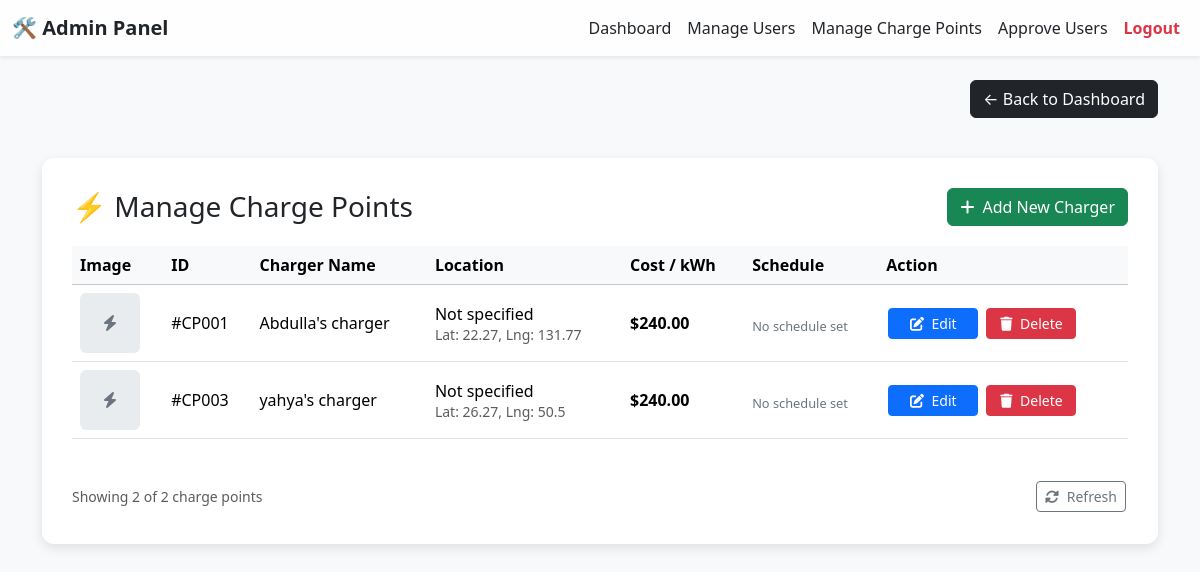
/admin_manage_chargers_controller.php, run on the app's committed database.
### tables this page shows
CREATE TABLE `charge_point` (
  `charger_id` INT(11) NOT NULL AUTO_INCREMENT,
  `charge_name` VARCHAR(50) NOT NULL,
  `cost` DECIMAL(8,2) NOT NULL,
  `availability` VARCHAR(50) NOT NULL,
  `latitude` VARCHAR(50) NOT NULL,
  `longitude` VARCHAR(50) NOT NULL,
  `user_id` INT(11) NOT NULL,
  `picture` VARCHAR(255) NOT NULL,
  `location` VARCHAR(255) DEFAULT NULL,
  `available_from` TIME DEFAULT NULL,
  `available_to` TIME DEFAULT NULL,
  PRIMARY KEY (`charger_id`),
  KEY `user_id` (`user_id`)
);

### admin_manage_chargers_controller.php (called while the page is built)
<?php
require_once 'Models/Charger.php';
$std = new stdClass();
$charger = new Charger();
$page = isset($_GET['page']) ? (int)$_GET['page'] : 1;
$itemsPerPage = 6;
    $allChargers = $charger->getAllChargers();
    $totalItems = count($allChargers);
    $totalPages = ceil($totalItems / $itemsPerPage);
    $page = max(1, min($page, $totalPages > 0 ? $totalPages : 1));
    $offset = ($page - 1) * $itemsPerPage;
    $std->Chargers = array_slice($allChargers, $offset, $itemsPerPage);
    $std->paginationData = [
        'chargers' => $std->Chargers,
        'pagination' => [
            'currentPage' => $page,
            'totalPages' => $totalPages,
            'totalItems' => $totalItems,
            'itemsPerPage' => $itemsPerPage
        ]
    ];
require './Views/headers/admin_header.phtml';
require 'Views/admin_manage_chargepoints.phtml';
?>

### Models/connectionDB.php (called while the page is built)
<?php
class connectionDB {
    private $host = 'localhost';
    private $dbname = 'charger_db';
    private $user = 'root';
    private $pass = '';
    public function connect() {
        try {
            $dsn = "mysql:host={$this->host};dbname={$this->dbname}";
            $pdo = new PDO($dsn, $this->user, $this->pass);
            $pdo->setAttribute(PDO::ATTR_ERRMODE, PDO::ERRMODE_EXCEPTION);
            return $pdo;
        } catch (PDOException $e) {
            die("Database connection failed: " . $e->getMessage());
        }
    }
}
?>

### Models/Charger.php (called while the page is built, shortened)
<?php
require_once 'connectionDB.php';
class Charger {
    private $conn;
    public function __construct() {
        $db = new connectionDB();
        $this->conn = $db->connect();
    }
    public function getAllChargers() {
        try {
            $stmt = $this->conn->prepare("SELECT * FROM charge_point");
            $stmt->execute();
            return $stmt->fetchAll(PDO::FETCH_ASSOC);
        } catch (PDOException $e) {
            die("Query failed: " . $e->getMessage());
        }
    }
}
?>

### Views/admin_manage_chargepoints.phtml (the view, shortened to what this page needs)
<!DOCTYPE html>
<html lang="en">
<head>
  <link href="https://cdn.jsdelivr.net/npm/bootstrap@5.3.5/dist/css/bootstrap.min.css" rel="stylesheet">
  <link rel="stylesheet" href="https://cdnjs.cloudflare.com/ajax/libs/font-awesome/6.0.0/css/all.min.css">
</head>
<body>
<div class="container pt-4">
  <div class="d-flex justify-content-end align-items-center mb-4">
    <a href="admin_dashboard.php" class="btn btn-dark">← Back to Dashboard</a>
  </div>
  <div class="container-box">
    <div class="header-section">
      <h3 class="mb-0">⚡ Manage Charge Points</h3>
      <a href="/Borrow_My_Charger/add_charger.php" class="btn btn-success">
        <i class="fas fa-plus me-2"></i>Add New Charger
      </a>
    </div>
    <div class="table-responsive">
      <table class="table table-hover align-middle">
        <thead class="table-light">
          <tr>
            <th>Image</th>
            <th>ID</th>
            <th>Charger Name</th>
            <th>Location</th>
            <th>Cost / kWh</th>
            <th>Schedule</th>
            <th>Action</th>
          </tr>
        </thead>
        <tbody>
          <?php if (isset($std->Chargers) && !empty($std->Chargers)): ?>
            <?php foreach($std->Chargers as $charger): ?>
              <tr>
                <td>
                  <?php if(!empty($charger['picture'])): ?>
                    <img src="<?php echo htmlspecialchars($charger['picture']); ?>" class="charger-image" alt="Charger Image">
                  <?php else: ?>
                    <div class="empty-image">
                      <i class="fas fa-bolt text-secondary"></i>
                    </div>
                  <?php endif; ?>
                </td>
                <td>#CP<?php echo sprintf('%03d', $charger['charger_id']); ?></td>
                <td class="charger-name"><?php echo htmlspecialchars($charger['charge_name']); ?></td>
                <td class="location-text">
                  <?php
                    echo !empty($charger['Location']) ? htmlspecialchars($charger['Location']) : 'Not specified';
                    echo !empty($charger['latitude']) && !empty($charger['longitude']) ?
                      '<br><small class="text-muted">Lat: ' . $charger['latitude'] . ', Lng: ' . $charger['longitude'] . '</small>' : '';
                  ?>
                </td>
                <td class="cost-value">$<?php echo number_format((float)$charger['cost'], 2); ?></td>
                <td>
                  <?php if(!empty($charger['available_from']) && !empty($charger['available_to'])): ?>
                    <div class="time-info">
                      <i class="far fa-clock me-1"></i> <?php echo $charger['available_from']; ?> - <?php echo $charger['available_to']; ?>
                    </div>
                  <?php else: ?>
                    <div class="time-info">No schedule set</div>
                  <?php endif; ?>
                </td>
                <td>
                  <a href="admin_edit_chargers.php?id=<?php echo $charger['charger_id']; ?>" class="btn btn-primary btn-sm">
                    <i class="fas fa-edit me-1"></i> Edit
                  </a>
                  <a href="admin_delete_charger.php?id=<?php echo $charger['charger_id']; ?>" class="btn btn-danger btn-sm">
                    <i class="fas fa-trash me-1"></i> Delete
                  </a>
                </td>
              </tr>
            <?php endforeach; ?>
          <?php endif; ?>
        </tbody>
      </table>
    </div>
    <div class="d-flex justify-content-between align-items-center mt-4">
      <div class="text-muted">
        <small>
          <?php if (isset($std->paginationData) && isset($std->paginationData['pagination']['totalItems'])): ?>
            Showing <?php echo count($std->Chargers); ?> of <?php echo $std->paginationData['pagination']['totalItems']; ?> charge points
          <?php else: ?>
            Showing all <?php echo count($std->Chargers); ?> charge points
          <?php endif; ?>
        </small>
      </div>
      <div>
        <button class="btn btn-outline-secondary btn-sm" onclick="window.location.reload()">
          <i class="fas fa-sync-alt me-1"></i> Refresh
        </button>
      </div>
    </div>
  </div>
</div>
</body>
</html>

### Views/admin_manage_chargepoints.phtml (style rules this page uses)
body { background-color: #f8f9fa; }
.container-box { background-color: #fff; border-radius: 12px; box-shadow: 0 4px 12px rgba(0, 0, 0, 0.1); padding: 30px; margin-top: 40px; margin-bottom: 40px; }
.btn-sm { min-width: 90px; margin: 2px; }
.header-section { display: flex; justify-content: space-between; align-items: center; margin-bottom: 20px; }
.location-text { font-weight: 500; }
.table-responsive { overflow-x: auto; }
.empty-image { background-color: #e9ecef; width: 60px; height: 60px; border-radius: 6px; display: flex; align-items: center; justify-content: center; }
.charger-name { font-weight: 500; }
.cost-value { font-weight: 600; color: #28a745; }
.time-info { font-size: 0.8rem; color: #6c757d; margin-top: 5px; }

### data on the page
charge_point: charger_id "001", charge_name "Abdulla's charger", shows "Not specified", latitude "22.27", longitude "131.77", cost "240.00", shows "No schedule set", user "2"
charge_point: charger_id "003", charge_name "yahya's charger", shows "Not specified", latitude "26.27", longitude "50.5", cost "240.00", shows "No schedule set"

### other printed values
count($std->Chargers) "2"
